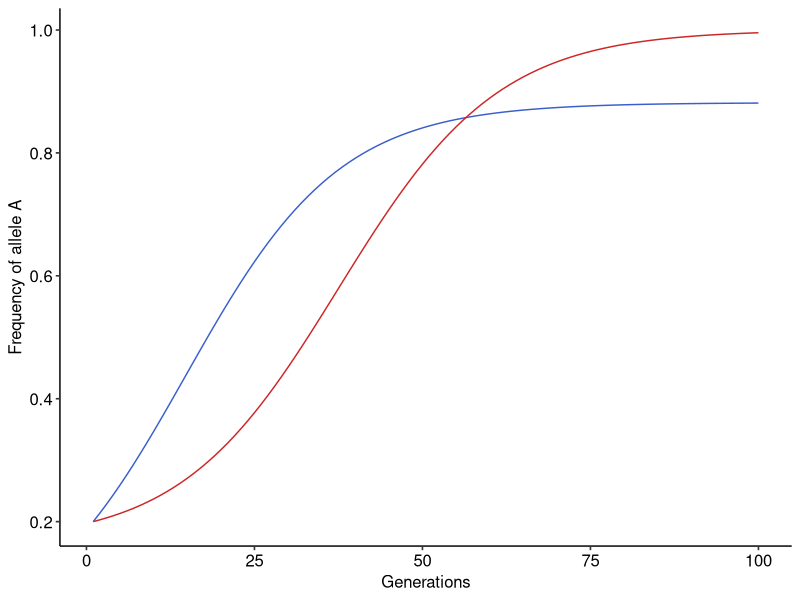

Reproduce this figure in R.
## ---- chunk 1

# Step (1)

#Defining a function that takes as input the following parameters:

#A=Matrix of effects between alleles
#sx=Overall strength of ecological interactions on fitness of the victim species
#sy=Overall strength of ecological interactions on fitness of the exploiter species
#p0_x=Initial frequency of allele A of the victim species
#p0_y=Initial frequency of allele A of the exploiter

coevo<-function(A, sx, sy, tmax, p0_y, p0_x){ #Step (1)
  
x_dp = c() #Creating vector to store values of the frequency of allele A for the victim species
y_dp = c() #Creating vector to store values of the frequency of allele A for the exploiter species

x_dp[1] = p0_x #Setting initial frequency of allele A for the victim species
y_dp[1] = p0_y #Setting initial frequency of allele A for the exploiter species

#For loop to iterate over the equation
for(t in 1:(tmax-1)){
  
  # Step (2)
  
  xp = x_dp[t] #Setting current frequency of allele A for the victim species
  yp = y_dp[t] #Setting current frequency of allele A for the exploiter species
  
  # Step (3)

  x_wA = 1 - sx*(A[1,1]*yp + A[1,2]*(1-yp)) #Computing the fitness of allele A for the victim species
  x_wB = 1 - sx*(A[2,1]*yp + A[2,2]*(1-yp)) #Computing the fitness of allele B for the victim species
  x_avg_w = xp*x_wA + (1-xp)*x_wB #Computing the average fitness of the population of the victim species

  y_wA = 1 + sy*(A[1,1]*xp + A[2,1]*(1-xp)) #Computing the fitness of allele A for the exploiter species
  y_wB = 1 + sy*(A[1,2]*xp + A[2,2]*(1-xp)) #Computing the fitness of allele B for the exploiter species
  y_avg_w = yp*y_wA + (1-yp)*y_wB #Computing the average fitness of the population of the exploiter species
  
  # Step (4)
  
  x_dp[t+1]=xp + ((xp*(1-xp)*(x_wA-x_wB))/x_avg_w) #Using Wright's equaiton to compute frequency of A in the next generation for the victim species
  y_dp[t+1]=yp + ((yp*(1-yp)*(y_wA-y_wB))/y_avg_w) #Using Wright's equaiton to compute frequency of A in the next generation for the exploiter species
  
}

r=data.frame(x_dp, y_dp, t=1:tmax) # Step (5), creating a data frame with frequencies over time

return(r)
  
}

## ---- chunk 2

#Creating a 2x2 matrix with entries corresponding to the gene-for-gene one studied in the lecture

A=matrix(data=c(1,1,0,1), nrow=2, ncol=2)
rownames(A)=c("Ax", "Bx") #Changing row names to facilitate visualization
colnames(A)=c("Ay", "By") #Changing column names to facilitate visualization

A

## ---- chunk 3

#Running the coevolutionary model
r=coevo(A=A, sx=0.1, sy=0.1, tmax=100, p0_y=0.2, p0_x=0.2)

#Plotting the results

library(ggplot2)
library(ggpubr)

ggplot()+
  geom_line(data=r, aes(x=t, y=x_dp), color="royalblue3")+ # Frequency of allele A for victims, in blue
  geom_line(data=r, aes(x=t, y=y_dp), color="firebrick3")+ #Frequency of allele A for exploiters, in red
  xlab("Generations")+ylab("Frequency of allele A")+
  theme_pubr()

